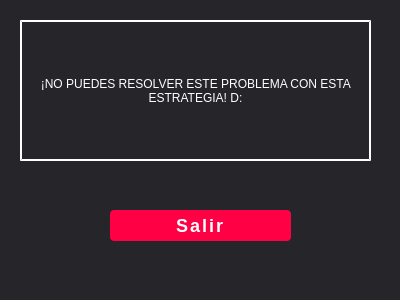
<?xml version="1.0" encoding="UTF-8"?>
<ui version="4.0">
 <class>Dialog</class>
 <widget class="QDialog" name="Dialog">
  <property name="geometry">
   <rect>
    <x>0</x>
    <y>0</y>
    <width>400</width>
    <height>300</height>
   </rect>
  </property>
  <property name="windowTitle">
   <string>Dialog</string>
  </property>
  <property name="styleSheet">
   <string notr="true">QMainWindow{
	background:Coral;
}

QWidget{
	background:#25252A;
}
QPushButton{

	color:white;
	background-color:rgb(255,0,68);
	font:57 11pt &quot;Ubuntu&quot;;
	border-radius:4px;
	letter-spacing: 2px;
	font-size:18px;

	font-weight: bold
}
QPushButton:hover{
	
	background-color:#25252A;
	border-color: #2d98da;
	border-width : 2px;
	border-style:inset;
	
}
QLabel{
	color:white;
	border-color:white;
	border-width : 2px;
	border-style:inset;
}
QSpinBox{
	color:white;
	border-color:white;
	background:#4b6584;
}
</string>
  </property>
  <widget class="QLabel" name="label">
   <property name="geometry">
    <rect>
     <x>20</x>
     <y>20</y>
     <width>351</width>
     <height>141</height>
    </rect>
   </property>
   <property name="text">
    <string>¡NO PUEDES RESOLVER ESTE PROBLEMA CON ESTA ESTRATEGIA! D:</string>
   </property>
   <property name="textFormat">
    <enum>Qt::MarkdownText</enum>
   </property>
   <property name="alignment">
    <set>Qt::AlignCenter</set>
   </property>
   <property name="wordWrap">
    <bool>true</bool>
   </property>
  </widget>
  <widget class="QPushButton" name="pushButton">
   <property name="geometry">
    <rect>
     <x>110</x>
     <y>210</y>
     <width>181</width>
     <height>31</height>
    </rect>
   </property>
   <property name="text">
    <string>Salir</string>
   </property>
  </widget>
 </widget>
 <resources/>
 <connections/>
</ui>
